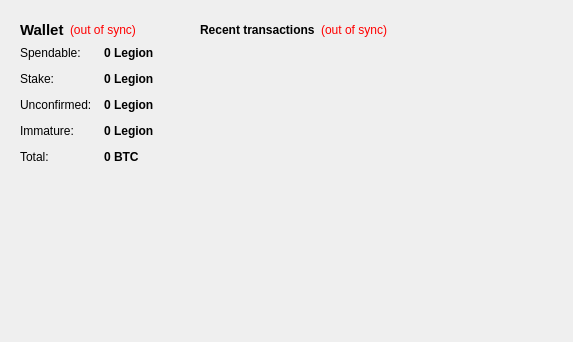
<?xml version="1.0" encoding="UTF-8"?>
<ui version="4.0">
 <class>OverviewPage</class>
 <widget class="QWidget" name="OverviewPage">
  <property name="geometry">
   <rect>
    <x>0</x>
    <y>0</y>
    <width>573</width>
    <height>342</height>
   </rect>
  </property>
  <property name="windowTitle">
   <string>Form</string>
  </property>
  <property name="styleSheet">
   <string notr="true"/>
  </property>
  <layout class="QHBoxLayout" name="horizontalLayout" stretch="0,1">
   <item>
    <layout class="QVBoxLayout" name="verticalLayout_2">
     <item>
      <widget class="QFrame" name="frame">
       <property name="frameShape">
        <enum>QFrame::NoFrame</enum>
       </property>
       <property name="frameShadow">
        <enum>QFrame::Plain</enum>
       </property>
       <layout class="QVBoxLayout" name="verticalLayout_4">
        <item>
         <layout class="QHBoxLayout" name="horizontalLayout_4">
          <item>
           <widget class="QLabel" name="label_5">
            <property name="font">
             <font>
              <pointsize>11</pointsize>
              <weight>75</weight>
              <bold>true</bold>
             </font>
            </property>
            <property name="text">
             <string>Wallet</string>
            </property>
           </widget>
          </item>
          <item>
           <widget class="QLabel" name="labelWalletStatus">
            <property name="toolTip">
             <string>The displayed information may be out of date. Your wallet automatically synchronizes with the Legion network after a connection is established, but this process has not completed yet.</string>
            </property>
            <property name="styleSheet">
             <string notr="true">QLabel { color: red; }</string>
            </property>
            <property name="text">
             <string notr="true">(out of sync)</string>
            </property>
            <property name="alignment">
             <set>Qt::AlignLeading|Qt::AlignLeft|Qt::AlignVCenter</set>
            </property>
           </widget>
          </item>
          <item>
           <spacer name="horizontalSpacer_2">
            <property name="orientation">
             <enum>Qt::Horizontal</enum>
            </property>
            <property name="sizeHint" stdset="0">
             <size>
              <width>40</width>
              <height>20</height>
             </size>
            </property>
           </spacer>
          </item>
         </layout>
        </item>
        <item>
         <layout class="QFormLayout" name="formLayout_2">
          <property name="fieldGrowthPolicy">
           <enum>QFormLayout::AllNonFixedFieldsGrow</enum>
          </property>
          <property name="horizontalSpacing">
           <number>12</number>
          </property>
          <property name="verticalSpacing">
           <number>12</number>
          </property>
          <item row="0" column="0">
           <widget class="QLabel" name="label">
            <property name="text">
             <string>Spendable:</string>
            </property>
           </widget>
          </item>
          <item row="0" column="1">
           <widget class="QLabel" name="labelBalance">
            <property name="font">
             <font>
              <weight>75</weight>
              <bold>true</bold>
             </font>
            </property>
            <property name="cursor">
             <cursorShape>IBeamCursor</cursorShape>
            </property>
            <property name="toolTip">
             <string>Your current spendable balance</string>
            </property>
            <property name="text">
             <string notr="true">0 Legion</string>
            </property>
            <property name="textInteractionFlags">
             <set>Qt::LinksAccessibleByMouse|Qt::TextSelectableByKeyboard|Qt::TextSelectableByMouse</set>
            </property>
           </widget>
          </item>
          <item row="1" column="0">
           <widget class="QLabel" name="label_6">
            <property name="text">
             <string>Stake:</string>
            </property>
           </widget>
          </item>
          <item row="1" column="1">
           <widget class="QLabel" name="labelStake">
            <property name="font">
             <font>
              <weight>75</weight>
              <bold>true</bold>
             </font>
            </property>
            <property name="cursor">
             <cursorShape>IBeamCursor</cursorShape>
            </property>
            <property name="toolTip">
             <string>Total of coins that was staked, and do not yet count toward the current balance</string>
            </property>
            <property name="text">
             <string notr="true">0 Legion</string>
            </property>
            <property name="textInteractionFlags">
             <set>Qt::LinksAccessibleByMouse|Qt::TextSelectableByKeyboard|Qt::TextSelectableByMouse</set>
            </property>
           </widget>
          </item>
          <item row="2" column="0">
           <widget class="QLabel" name="label_3">
            <property name="text">
             <string>Unconfirmed:</string>
            </property>
           </widget>
          </item>
          <item row="2" column="1">
           <widget class="QLabel" name="labelUnconfirmed">
            <property name="font">
             <font>
              <weight>75</weight>
              <bold>true</bold>
             </font>
            </property>
            <property name="cursor">
             <cursorShape>IBeamCursor</cursorShape>
            </property>
            <property name="toolTip">
             <string>Total of transactions that have yet to be confirmed, and do not yet count toward the current balance</string>
            </property>
            <property name="text">
             <string notr="true">0 Legion</string>
            </property>
            <property name="textInteractionFlags">
             <set>Qt::LinksAccessibleByMouse|Qt::TextSelectableByKeyboard|Qt::TextSelectableByMouse</set>
            </property>
           </widget>
          </item>
          <item row="3" column="0">
           <widget class="QLabel" name="labelImmatureText">
            <property name="text">
             <string>Immature:</string>
            </property>
           </widget>
          </item>
          <item row="3" column="1">
           <widget class="QLabel" name="labelImmature">
            <property name="font">
             <font>
              <weight>75</weight>
              <bold>true</bold>
             </font>
            </property>
            <property name="toolTip">
             <string>Mined balance that has not yet matured</string>
            </property>
            <property name="text">
             <string notr="true">0 Legion</string>
            </property>
            <property name="textInteractionFlags">
             <set>Qt::LinksAccessibleByMouse|Qt::TextSelectableByKeyboard|Qt::TextSelectableByMouse</set>
            </property>
           </widget>
          </item>
          <item row="4" column="0">
           <widget class="QLabel" name="labelTotalText">
            <property name="text">
             <string>Total:</string>
            </property>
           </widget>
          </item>
          <item row="4" column="1">
           <widget class="QLabel" name="labelTotal">
            <property name="font">
             <font>
              <weight>75</weight>
              <bold>true</bold>
             </font>
            </property>
            <property name="cursor">
             <cursorShape>IBeamCursor</cursorShape>
            </property>
            <property name="toolTip">
             <string>Your current total balance</string>
            </property>
            <property name="text">
             <string notr="true">0 BTC</string>
            </property>
            <property name="textInteractionFlags">
             <set>Qt::LinksAccessibleByMouse|Qt::TextSelectableByKeyboard|Qt::TextSelectableByMouse</set>
            </property>
           </widget>
          </item>
         </layout>
        </item>
       </layout>
      </widget>
     </item>
     <item>
      <widget class="QLabel" name="label_2">
       <property name="maximumSize">
        <size>
         <width>225</width>
         <height>225</height>
        </size>
       </property>
       <property name="text">
        <string/>
       </property>
       <property name="pixmap">
        <pixmap resource="../bitcoin.qrc">:/images/about</pixmap>
       </property>
       <property name="scaledContents">
        <bool>true</bool>
       </property>
      </widget>
     </item>
     <item>
      <spacer name="verticalSpacer">
       <property name="orientation">
        <enum>Qt::Vertical</enum>
       </property>
       <property name="sizeHint" stdset="0">
        <size>
         <width>20</width>
         <height>40</height>
        </size>
       </property>
      </spacer>
     </item>
    </layout>
   </item>
   <item>
    <layout class="QVBoxLayout" name="verticalLayout_3">
     <item>
      <widget class="QFrame" name="frame_2">
       <property name="frameShape">
        <enum>QFrame::NoFrame</enum>
       </property>
       <property name="frameShadow">
        <enum>QFrame::Plain</enum>
       </property>
       <layout class="QVBoxLayout" name="verticalLayout">
        <item>
         <layout class="QHBoxLayout" name="horizontalLayout_2">
          <item>
           <widget class="QLabel" name="label_4">
            <property name="text">
             <string>&lt;b&gt;Recent transactions&lt;/b&gt;</string>
            </property>
           </widget>
          </item>
          <item>
           <widget class="QLabel" name="labelTransactionsStatus">
            <property name="toolTip">
             <string>The displayed information may be out of date. Your wallet automatically synchronizes with the Legion network after a connection is established, but this process has not completed yet.</string>
            </property>
            <property name="styleSheet">
             <string notr="true">QLabel { color: red; }</string>
            </property>
            <property name="text">
             <string notr="true">(out of sync)</string>
            </property>
            <property name="alignment">
             <set>Qt::AlignRight|Qt::AlignTrailing|Qt::AlignVCenter</set>
            </property>
           </widget>
          </item>
          <item>
           <spacer name="horizontalSpacer">
            <property name="orientation">
             <enum>Qt::Horizontal</enum>
            </property>
            <property name="sizeHint" stdset="0">
             <size>
              <width>40</width>
              <height>20</height>
             </size>
            </property>
           </spacer>
          </item>
         </layout>
        </item>
        <item>
         <widget class="QListView" name="listTransactions">
          <property name="styleSheet">
           <string notr="true">QListView { background: transparent; }</string>
          </property>
          <property name="frameShape">
           <enum>QFrame::NoFrame</enum>
          </property>
          <property name="frameShadow">
           <enum>QFrame::Plain</enum>
          </property>
          <property name="verticalScrollBarPolicy">
           <enum>Qt::ScrollBarAlwaysOff</enum>
          </property>
          <property name="horizontalScrollBarPolicy">
           <enum>Qt::ScrollBarAlwaysOff</enum>
          </property>
          <property name="selectionMode">
           <enum>QAbstractItemView::NoSelection</enum>
          </property>
         </widget>
        </item>
       </layout>
      </widget>
     </item>
     <item>
      <spacer name="verticalSpacer_2">
       <property name="orientation">
        <enum>Qt::Vertical</enum>
       </property>
       <property name="sizeHint" stdset="0">
        <size>
         <width>20</width>
         <height>40</height>
        </size>
       </property>
      </spacer>
     </item>
    </layout>
   </item>
  </layout>
 </widget>
 <resources>
  <include location="../bitcoin.qrc"/>
 </resources>
 <connections/>
</ui>
